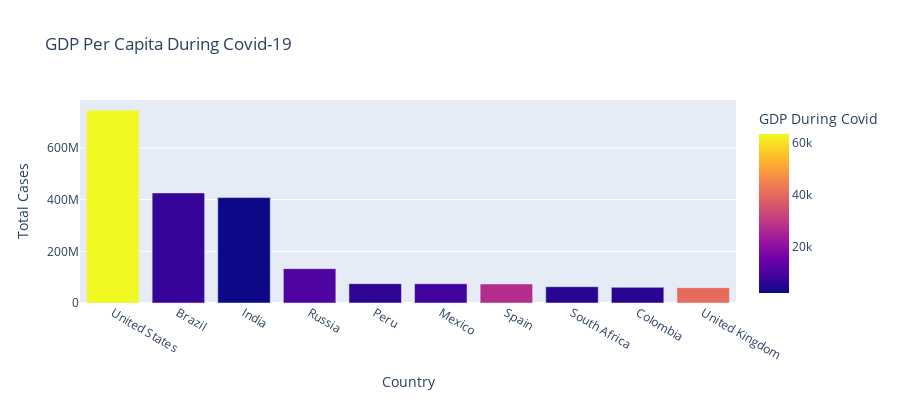

Here is the notebook cell this chart was saved with:
### Markdown cell above
#
Now let’s have a look at the GDP per capita during the rise in the cases of covid-19:

### Code cell
fig = px.bar(data, x='Country', y='Total Cases',
             hover_data=['Population', 'Total Deaths'], 
             color='GDP During Covid', height=400, 
             title="GDP Per Capita During Covid-19")
fig.show()

### Figure 1 — Plotly figure (JSON) as saved in the notebook; plotly's stock layout.template omitted (floating-point values rounded to 4 significant figures)
{"data": [{"alignmentgroup": "True", "customdata": [[19.62, 26477574], [19.17, 14340567], [21.05, 7247327], [18.8, 2131571], [17.31, 3020038], [18.67, 7295850], [17.66, 5510624], [17.9, 1357682], [17.75, 1936134], [18.03, 7249573]], "hovertemplate": "Country=%{x}<br>Total Cases=%{y}<br>Population=%{customdata[0]}<br>Total Deaths=%{customdata[1]}<br>GDP During Covid=%{marker.color}<extra></extra>", "legendgroup": "", "marker": {"color": [63540.0, 6797.0, 1901.0, 10130.0, 6127.0, 8347.0, 27060.0, 5091.0, 5333.0, 40280.0], "coloraxis": "coloraxis", "pattern": {"shape": ""}}, "name": "", "offsetgroup": "", "orientation": "v", "showlegend": false, "textposition": "auto", "type": "bar", "x": ["United States", "Brazil", "India", "Russia", "Peru", "Mexico", "Spain", "South Africa", "Colombia", "United Kingdom"], "xaxis": "x", "y": [746014098, 425704517, 407771615, 132888951, 74882695, 74347548, 73717676, 63027659, 60543682, 59475032], "yaxis": "y"}], "layout": {"barmode": "relative", "coloraxis": {"colorbar": {"title": {"text": "GDP During Covid"}}, "colorscale": [[0, "#0d0887"], [0.1111, "#46039f"], [0.2222, "#7201a8"], [0.3333, "#9c179e"], [0.4444, "#bd3786"], [0.5556, "#d8576b"], [0.6667, "#ed7953"], [0.7778, "#fb9f3a"], [0.8889, "#fdca26"], [1, "#f0f921"]]}, "height": 400, "legend": {"tracegroupgap": 0}, "title": {"text": "GDP Per Capita During Covid-19"}, "xaxis": {"anchor": "y", "domain": [0, 1], "title": {"text": "Country"}}, "yaxis": {"anchor": "x", "domain": [0, 1], "title": {"text": "Total Cases"}}}}
